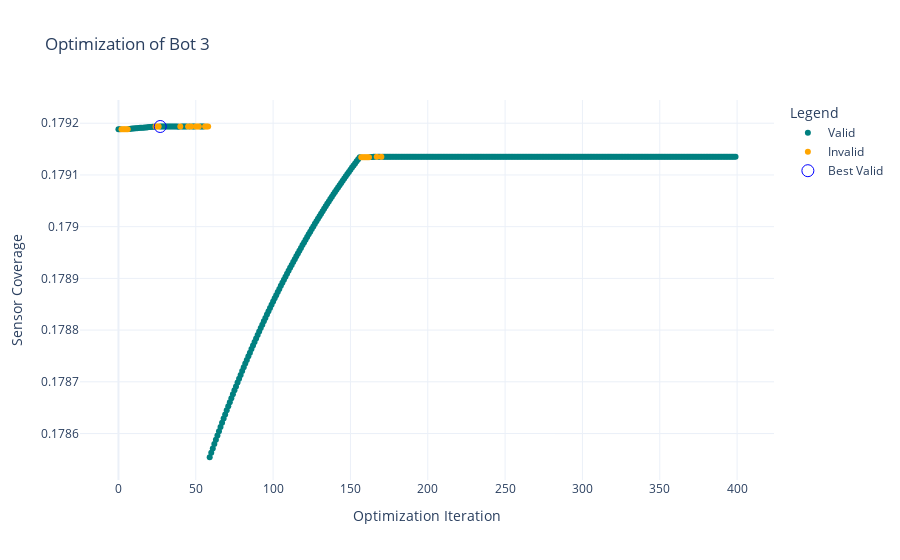
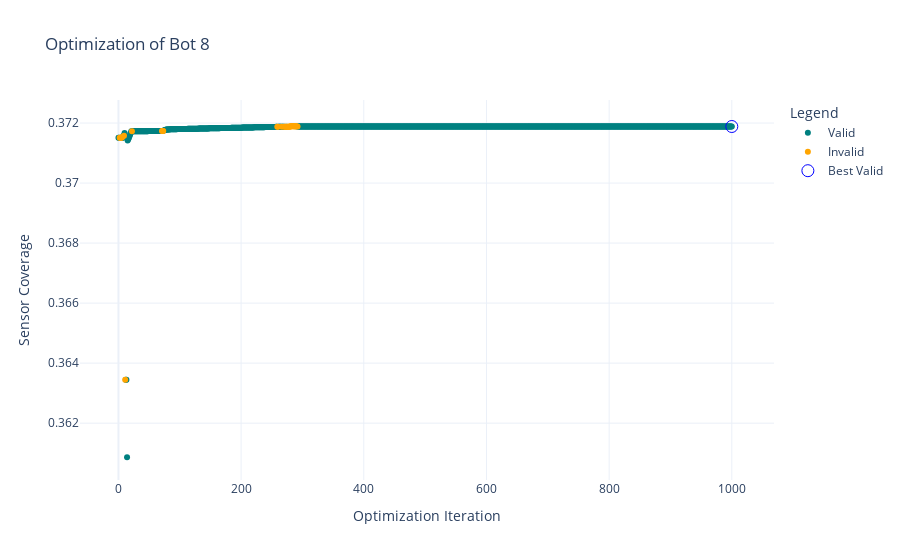
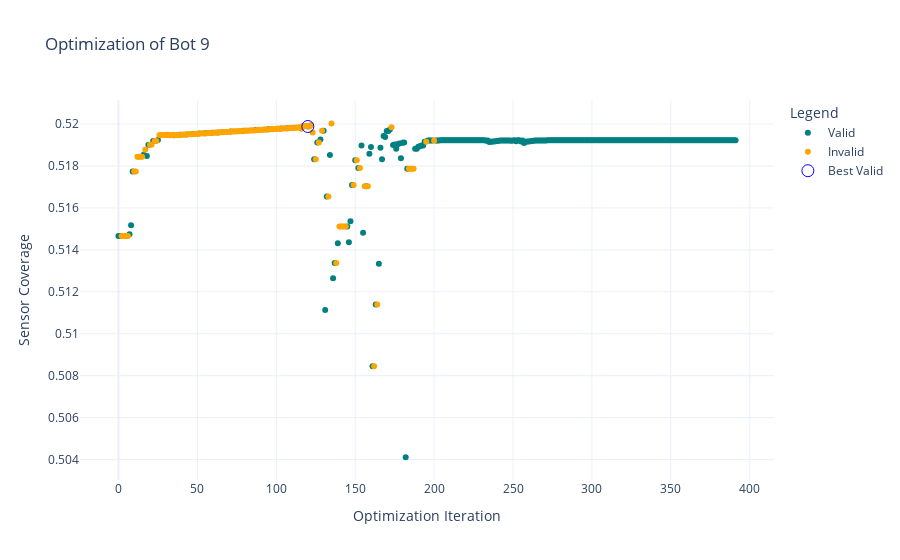
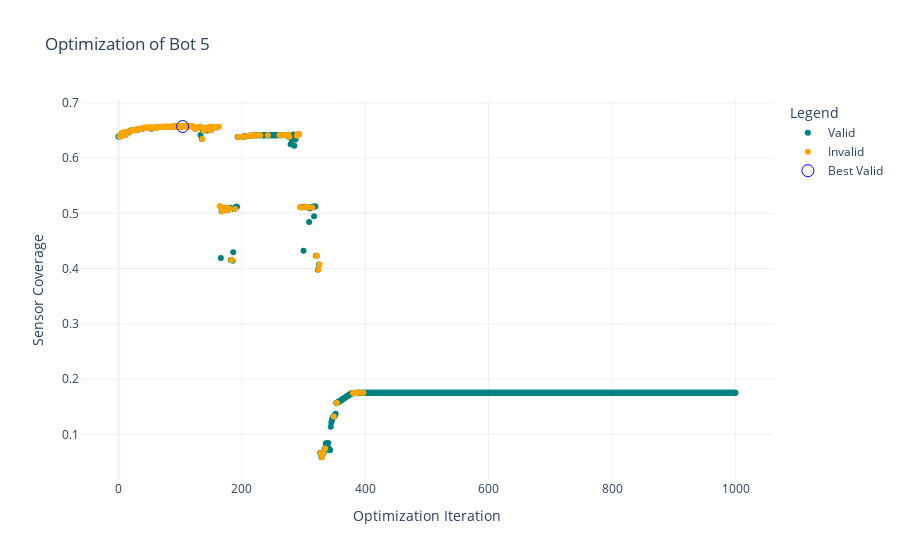

Notebook source saved alongside these figures, in order:
### Markdown cell above
# Run the single-objective optimization

### Code cell
results_optimized = {"X": [], 
                     "F": [],
                     "histories": []}

for idx in tqdm(pareto_idx, leave=True):
    fig, axes = plt.subplots(1, 2, figsize=(15, 7))

    bot = problem.convert_1D_to_bot(res.X[idx])
    bot.plot_bot(show_constraint=True, title=f"Unoptimized Bot {idx}: Cost {res.F[idx, 1]:.2f}, Coverage {1-res.F[idx, 0]:.4f}", ax=axes[0])
    
    bot_optimal = copy.deepcopy(bot)
    if len(bot_optimal.sensors) > 0:
        history = bot_optimal.optimize_sensor_placement(plot=True, plot_title=f"Optimization of Bot {idx}")
    else:
        history = None
        print("No sensors to optimize! Skipping optimization step.")
    bot_optimal.plot_bot(show_constraint=True, title=f"Optimized Bot {idx}: Cost {bot_optimal.get_pkg_cost():.2f}, Coverage {bot_optimal.get_sensor_coverage():.4f}", ax=axes[1])
    
    fig.tight_layout()
    fig.savefig(f"./_output/{bot_name.lower()}/{timestamp}_botcompare_{idx}.png")
    fig.show()
    
    results_optimized["X"].append(problem.convert_bot_to_1D(bot_optimal, verbose=False, dtype=dict))
    results_optimized["F"].append([bot_optimal.get_sensor_coverage(), bot_optimal.get_pkg_cost()])
    results_optimized["histories"].append(history)

### Figure 1 — Plotly figure (JSON) as saved in the notebook; plotly's stock layout.template omitted (floating-point values rounded to 4 significant figures; data arrays with more than 128 entries replaced by an {"elided": "..."} marker saying what was removed)
{"data": [{"marker": {"color": "teal"}, "mode": "markers", "name": "Valid", "type": "scatter", "x": {"elided": "375 int values"}, "y": {"elided": "375 float values"}}, {"marker": {"color": "orange"}, "mode": "markers", "name": "Invalid", "type": "scatter", "x": [2, 3, 4, 5, 6, 24, 25, 26, 40, 45, 47, 50, 51, 52, 56, 57, 58, 157, 158, 159, 160, 161, 162, 167, 170], "y": [0.1792, 0.1792, 0.1792, 0.1792, 0.1792, 0.1792, 0.1792, 0.1792, 0.1792, 0.1792, 0.1792, 0.1792, 0.1792, 0.1792, 0.1792, 0.1792, 0.1792, 0.1791, 0.1791, 0.1791, 0.1791, 0.1791, 0.1791, 0.1791, 0.1791]}, {"marker": {"color": "blue", "size": 12, "symbol": "circle-open"}, "mode": "markers", "name": "Best Valid", "type": "scatter", "x": [27], "y": [0.1792]}], "layout": {"legend": {"title": {"text": "Legend"}}, "title": {"text": "Optimization of Bot 3"}, "xaxis": {"title": {"text": "Optimization Iteration"}}, "yaxis": {"title": {"text": "Sensor Coverage"}}}}

### Figure 2 — Plotly figure (JSON) as saved in the notebook; plotly's stock layout.template omitted (floating-point values rounded to 4 significant figures; data arrays with more than 128 entries replaced by an {"elided": "..."} marker saying what was removed)
{"data": [{"marker": {"color": "teal"}, "mode": "markers", "name": "Valid", "type": "scatter", "x": {"elided": "967 int values"}, "y": {"elided": "967 float values"}}, {"marker": {"color": "orange"}, "mode": "markers", "name": "Invalid", "type": "scatter", "x": [2, 3, 4, 5, 6, 9, 11, 22, 71, 72, 73, 259, 260, 266, 270, 272, 273, 275, 276, 277, 278, 279, 280, 281, 282, 283, 284, 285, 286, 287, 288, 289, 290, 292], "y": [0.3715, 0.3715, 0.3715, 0.3715, 0.3715, 0.3716, 0.3634, 0.3717, 0.3717, 0.3717, 0.3717, 0.3719, 0.3719, 0.3719, 0.3719, 0.3719, 0.3719, 0.3719, 0.3719, 0.3719, 0.3719, 0.3719, 0.3719, 0.3719, 0.3719, 0.3719, 0.3719, 0.3719, 0.3719, 0.3719, 0.3719, 0.3719, 0.3719, 0.3719]}, {"marker": {"color": "blue", "size": 12, "symbol": "circle-open"}, "mode": "markers", "name": "Best Valid", "type": "scatter", "x": [1000], "y": [0.3719]}], "layout": {"legend": {"title": {"text": "Legend"}}, "title": {"text": "Optimization of Bot 8"}, "xaxis": {"title": {"text": "Optimization Iteration"}}, "yaxis": {"title": {"text": "Sensor Coverage"}}}}

### Figure 3 — Plotly figure (JSON) as saved in the notebook; plotly's stock layout.template omitted (floating-point values rounded to 4 significant figures; data arrays with more than 128 entries replaced by an {"elided": "..."} marker saying what was removed)
{"data": [{"marker": {"color": "teal"}, "mode": "markers", "name": "Valid", "type": "scatter", "x": {"elided": "269 int values"}, "y": {"elided": "269 float values"}}, {"marker": {"color": "orange"}, "mode": "markers", "name": "Invalid", "type": "scatter", "x": [2, 3, 4, 5, 6, 10, 11, 12, 13, 14, 15, 17, 20, 21, 23, 24, 26, 27, 28, 29, 30, 31, 32, 33, 34, 36, 37, 38, 40, 41, 42, 44, 45, 46, 48, 49, 50, 52, 53, 54, 56, 57, 58, 60, 61, 62, 64, 65, 66, 67, 68, 69, 70, 72, 73, 74, 75, 76, 77, 78, 80, 81, 82, 83, 84, 85, 86, 88, 89, 90, 91, 92, 93, 94, 96, 97, 98, 99, 100, 101, 102, 104, 105, 106, 108, 109, 110, 112, 113, 114, 115, 116, 117, 118, 119, 121, 122, 123, 125, 127, 129, 133, 135, 138, 140, 141, 142, 143, 144, 149, 151, 153, 156, 158, 162, 164, 173, 184, 185, 186, 187, 195, 200], "y": [0.5147, 0.5147, 0.5147, 0.5147, 0.5147, 0.5177, 0.5177, 0.5184, 0.5184, 0.5184, 0.5184, 0.5188, 0.519, 0.519, 0.5192, 0.5192, 0.5195, 0.5195, 0.5195, 0.5195, 0.5195, 0.5195, 0.5195, 0.5195, 0.5195, 0.5195, 0.5195, 0.5195, 0.5195, 0.5195, 0.5195, 0.5195, 0.5195, 0.5195, 0.5195, 0.5195, 0.5195, 0.5195, 0.5196, 0.5195, 0.5196, 0.5196, 0.5196, 0.5196, 0.5196, 0.5196, 0.5196, 0.5196, 0.5196, 0.5196, 0.5196, 0.5196, 0.5196, 0.5196, 0.5197, 0.5196, 0.5197, 0.5197, 0.5197, 0.5197, 0.5197, 0.5197, 0.5197, 0.5197, 0.5197, 0.5197, 0.5197, 0.5197, 0.5197, 0.5197, 0.5197, 0.5197, 0.5197, 0.5197, 0.5198, 0.5198, 0.5198, 0.5198, 0.5198, 0.5198, 0.5198, 0.5198, 0.5198, 0.5198, 0.5198, 0.5198, 0.5198, 0.5198, 0.5198, 0.5198, 0.5199, 0.5198, 0.5199, 0.5199, 0.5199, 0.5199, 0.52, 0.5196, 0.5183, 0.5191, 0.5197, 0.5165, 0.52, 0.5134, 0.5151, 0.5151, 0.5151, 0.5151, 0.5151, 0.5171, 0.5183, 0.5179, 0.517, 0.517, 0.5085, 0.5114, 0.5198, 0.5179, 0.5179, 0.5179, 0.5179, 0.5192, 0.5192]}, {"marker": {"color": "blue", "size": 12, "symbol": "circle-open"}, "mode": "markers", "name": "Best Valid", "type": "scatter", "x": [120], "y": [0.5199]}], "layout": {"legend": {"title": {"text": "Legend"}}, "title": {"text": "Optimization of Bot 9"}, "xaxis": {"title": {"text": "Optimization Iteration"}}, "yaxis": {"title": {"text": "Sensor Coverage"}}}}

### Figure 4 — Plotly figure (JSON) as saved in the notebook; plotly's stock layout.template omitted (floating-point values rounded to 4 significant figures; data arrays with more than 128 entries replaced by an {"elided": "..."} marker saying what was removed)
{"data": [{"marker": {"color": "teal"}, "mode": "markers", "name": "Valid", "type": "scatter", "x": {"elided": "817 int values"}, "y": {"elided": "817 float values"}}, {"marker": {"color": "orange"}, "mode": "markers", "name": "Invalid", "type": "scatter", "x": {"elided": "184 int values"}, "y": {"elided": "184 float values"}}, {"marker": {"color": "blue", "size": 12, "symbol": "circle-open"}, "mode": "markers", "name": "Best Valid", "type": "scatter", "x": [104], "y": [0.6572]}], "layout": {"legend": {"title": {"text": "Legend"}}, "title": {"text": "Optimization of Bot 5"}, "xaxis": {"title": {"text": "Optimization Iteration"}}, "yaxis": {"title": {"text": "Sensor Coverage"}}}}
